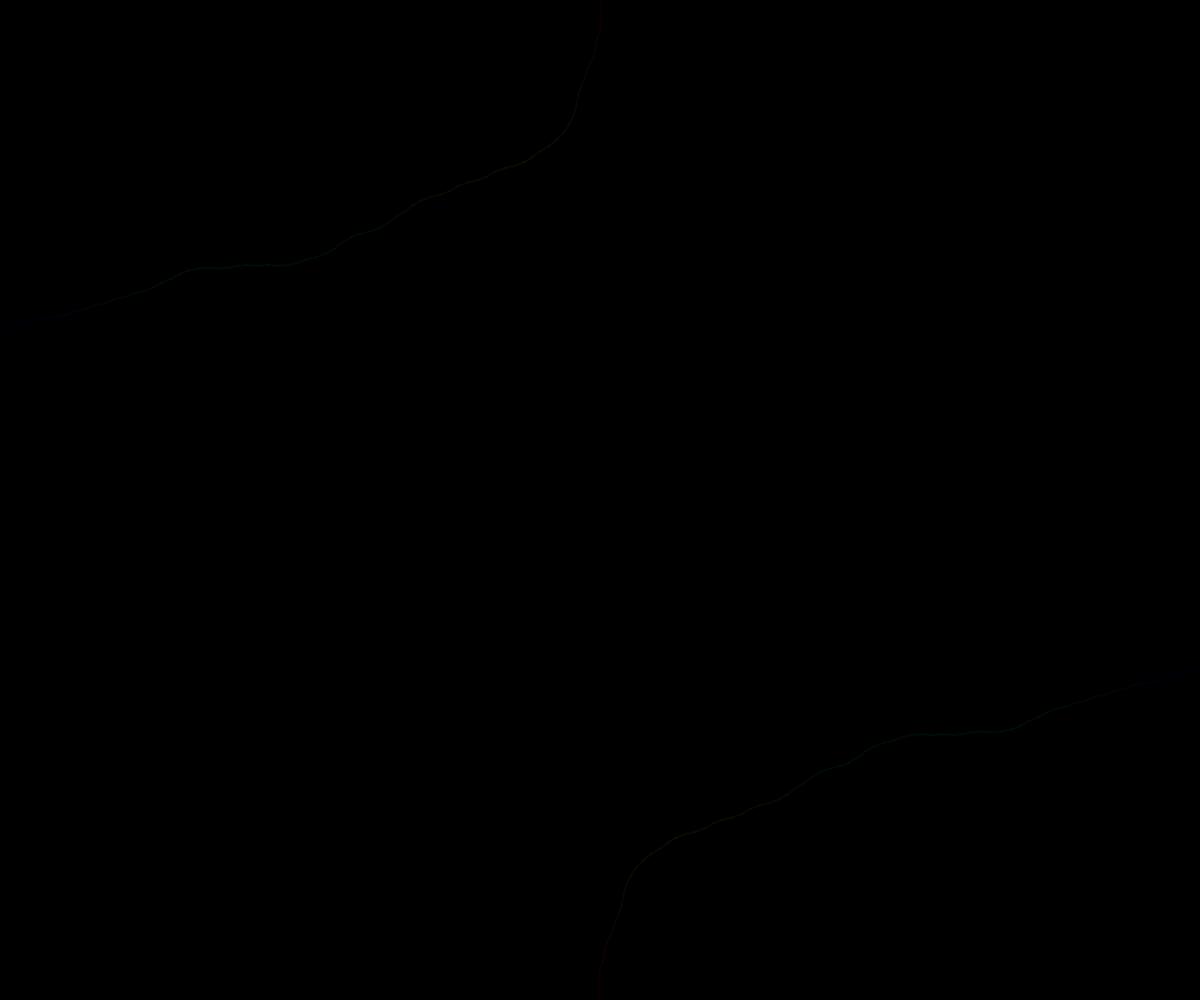
Frame 1 (no input)
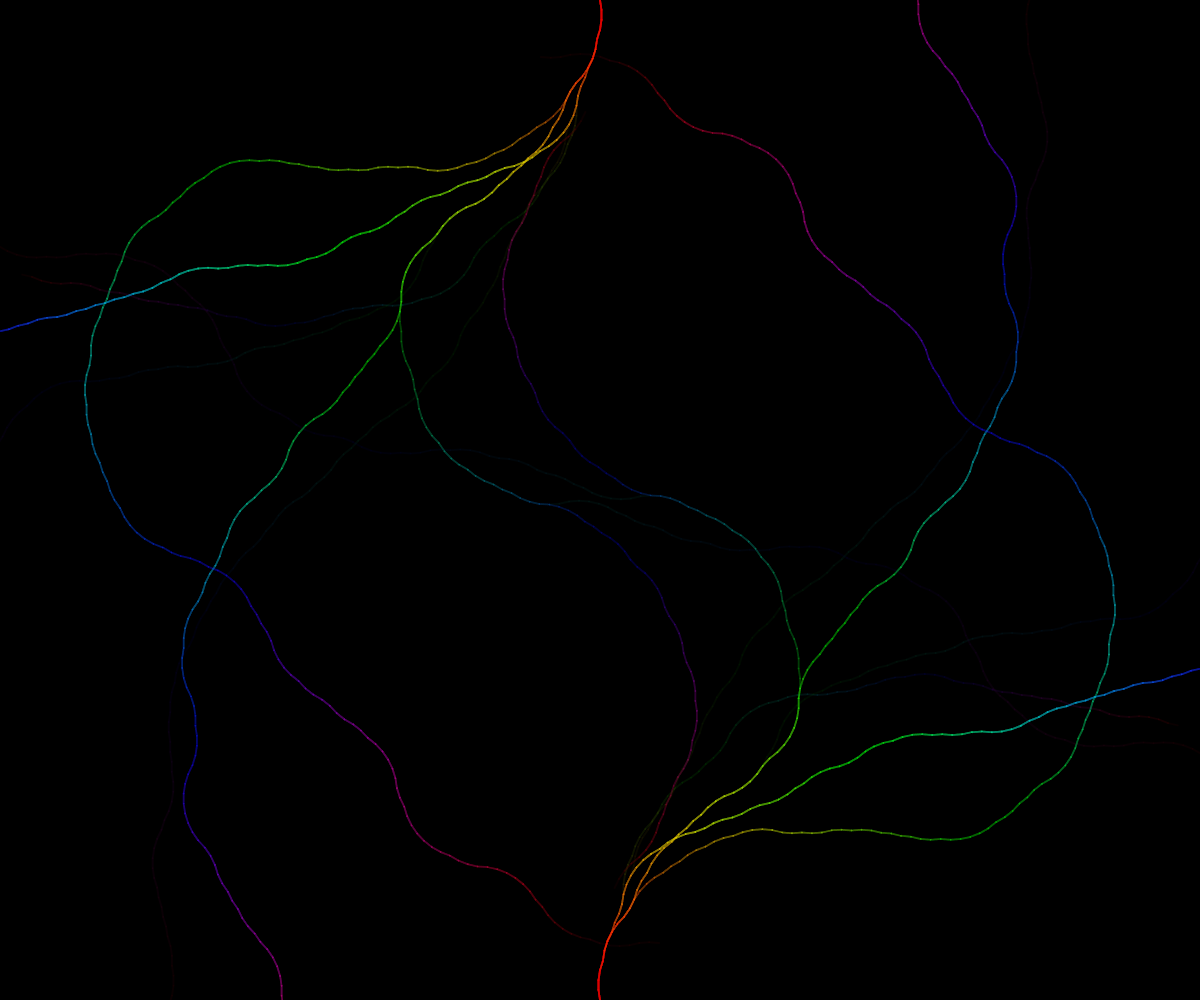
Frame 60 (no input)
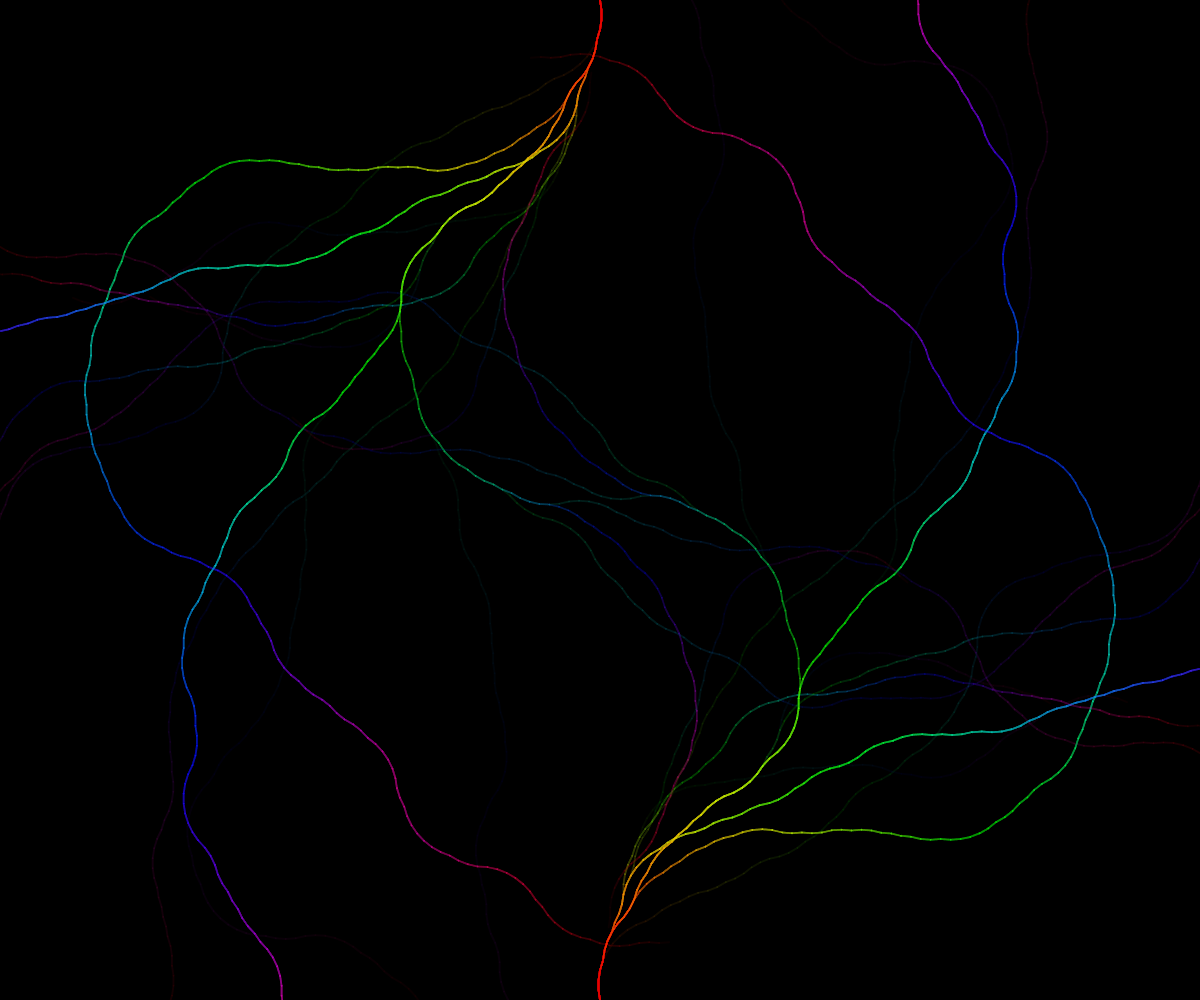
Frame 120 (the mouse pressed at the canvas centre since frame 60)

The p5.js sketch that drew these frames (run headless with seeded random() and noise() and a simulated clock; from frame 60 on, the mouse is pressed at the canvas centre):

// p5.js sketch
// ── sketch.js
const MAX = 100000;

let memo = {};
let memo_keys = null;
let n = 0;
let len = 10;
let angle = 0.15;

function setup() {
    // Set the cell size based on the window size
    createCanvas(windowWidth, windowHeight);

    // Compute the sequence for the first 1000 numbers
    for (let i = MAX; i > 0; i--) {
        computeSequence(i);
    }

    // Get the keys of the memo object
    memo_keys = Object.keys(memo);
    n = memo_keys.length - 1;

    // Set the frame rate
    frameRate(24);
    colorMode(HSB, 1, 1, 1, 1);
    background(0);
}

function collatz(n) {
    if (n % 2 == 0) {
        return n / 2;
    }

    return (n * 3 + 1) / 2;
}

// Dynamic programming to store the sequence if we have already computed it
function computeSequence(n) {
    // If we have a memoized value return it
    if (memo[n]) {
        return memo[n];
    }

    // If the number is 1 we have reached the end of the sequence
    if (n == 1) {
        memo[n] = [1];
        return [1];
    }

    // If in memo point to the array instead else create a new array
    memo[n] = [n].concat(computeSequence(collatz(n)));

    return memo[n];
}

let is_paused = false;
let select_mode = false;

function keyPressed() {
    if (key === 'p' || key === 'P') {
        is_paused = !is_paused;

        if (is_paused) {
            noLoop();
        } else {
            loop();
        }
    }

    if (key === 'r' || key === 'R') {
        // Reset the loop
        background(0);
        n = memo_keys.length - 1;

        loop();
    }

}

function visualizeSequence(sequence) {
    // Visualize the sequence as an organic shape
    sequence = sequence.reverse();

    push();
    translate(width / 2, height);
    for (let j = 0; j < sequence.length; j++) {
        let value = sequence[j];

        if (value % 2 == 0) {
            rotate(angle);
        } else {
            rotate(-angle);
        }
        strokeWeight(2);
        stroke(j / sequence.length, 1, 1, 0.04); // alpha changed from 0.04
        line(0, 0, 0, -len);
        translate(0, -len);
    }
    pop();

    push();
    translate(width / 2, 0);
    for (let j = 0; j < sequence.length; j++) {
        let value = sequence[j];

        if (value % 2 == 0) {
            rotate(angle);
        } else {
            rotate(-angle);
        }
        strokeWeight(2);
        stroke(j / sequence.length, 1, 1, 0.04);
        line(0, 0, 0, len);
        translate(0, len);
    }
    pop();
}

function draw() {
    // Set the background
    // background(51);

    // Visualize the sequence
    visualizeSequence(memo[memo_keys[n]]);

    // Compute the next number
    n--;

    // If we have reached the end of the sequence reset
    if (n < 0) {
        background(0);
        n = memo_keys.length - 1;
    }
}
